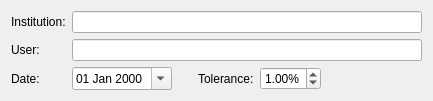
      <widget class="QWidget" name="siteDataWidget" native="true">
       <property name="sizePolicy">
        <sizepolicy hsizetype="Fixed" vsizetype="Fixed">
         <horstretch>0</horstretch>
         <verstretch>0</verstretch>
        </sizepolicy>
       </property>
       <layout class="QVBoxLayout" name="verticalLayout_9">
        <item>
         <layout class="QFormLayout" name="siteDataFL">
          <property name="fieldGrowthPolicy">
           <enum>QFormLayout::ExpandingFieldsGrow</enum>
          </property>
          <item row="0" column="0">
           <widget class="QLabel" name="institutionLabel">
            <property name="sizePolicy">
             <sizepolicy hsizetype="Expanding" vsizetype="Preferred">
              <horstretch>0</horstretch>
              <verstretch>0</verstretch>
             </sizepolicy>
            </property>
            <property name="text">
             <string>Institution:</string>
            </property>
           </widget>
          </item>
          <item row="0" column="1">
           <widget class="QLineEdit" name="institutionLE">
            <property name="sizePolicy">
             <sizepolicy hsizetype="MinimumExpanding" vsizetype="Fixed">
              <horstretch>0</horstretch>
              <verstretch>0</verstretch>
             </sizepolicy>
            </property>
            <property name="minimumSize">
             <size>
              <width>350</width>
              <height>0</height>
             </size>
            </property>
            <property name="text">
             <string/>
            </property>
            <property name="clearButtonEnabled">
             <bool>true</bool>
            </property>
           </widget>
          </item>
          <item row="1" column="0">
           <widget class="QLabel" name="userLabel">
            <property name="sizePolicy">
             <sizepolicy hsizetype="Preferred" vsizetype="Preferred">
              <horstretch>0</horstretch>
              <verstretch>0</verstretch>
             </sizepolicy>
            </property>
            <property name="text">
             <string>User:</string>
            </property>
           </widget>
          </item>
          <item row="1" column="1">
           <widget class="QLineEdit" name="userLE">
            <property name="sizePolicy">
             <sizepolicy hsizetype="MinimumExpanding" vsizetype="Fixed">
              <horstretch>0</horstretch>
              <verstretch>0</verstretch>
             </sizepolicy>
            </property>
            <property name="minimumSize">
             <size>
              <width>350</width>
              <height>0</height>
             </size>
            </property>
           </widget>
          </item>
          <item row="2" column="0">
           <widget class="QLabel" name="dateLabel">
            <property name="sizePolicy">
             <sizepolicy hsizetype="Preferred" vsizetype="Preferred">
              <horstretch>0</horstretch>
              <verstretch>0</verstretch>
             </sizepolicy>
            </property>
            <property name="text">
             <string>Date:</string>
            </property>
           </widget>
          </item>
          <item row="2" column="1">
           <layout class="QHBoxLayout" name="hlayoutDateTol">
            <property name="spacing">
             <number>6</number>
            </property>
            <item>
             <widget class="QDateEdit" name="dateDE">
              <property name="enabled">
               <bool>true</bool>
              </property>
              <property name="sizePolicy">
               <sizepolicy hsizetype="Fixed" vsizetype="Fixed">
                <horstretch>0</horstretch>
                <verstretch>0</verstretch>
               </sizepolicy>
              </property>
              <property name="minimumSize">
               <size>
                <width>100</width>
                <height>0</height>
               </size>
              </property>
              <property name="inputMethodHints">
               <set>Qt::ImhPreferNumbers</set>
              </property>
              <property name="displayFormat">
               <string>dd MMM yyyy</string>
              </property>
              <property name="calendarPopup">
               <bool>true</bool>
              </property>
             </widget>
            </item>
            <item>
             <spacer name="hSpacerDateTol">
              <property name="orientation">
               <enum>Qt::Horizontal</enum>
              </property>
              <property name="sizeType">
               <enum>QSizePolicy::Fixed</enum>
              </property>
              <property name="sizeHint" stdset="0">
               <size>
                <width>20</width>
                <height>20</height>
               </size>
              </property>
             </spacer>
            </item>
            <item>
             <layout class="QHBoxLayout" name="hLayoutTol">
              <property name="sizeConstraint">
               <enum>QLayout::SetFixedSize</enum>
              </property>
              <item>
               <widget class="QLabel" name="toleranceLabel">
                <property name="sizePolicy">
                 <sizepolicy hsizetype="Fixed" vsizetype="Preferred">
                  <horstretch>0</horstretch>
                  <verstretch>0</verstretch>
                 </sizepolicy>
                </property>
                <property name="text">
                 <string>Tolerance:</string>
                </property>
               </widget>
              </item>
              <item>
               <widget class="QDoubleSpinBox" name="toleranceDSB">
                <property name="suffix">
                 <string>%</string>
                </property>
                <property name="decimals">
                 <number>2</number>
                </property>
                <property name="minimum">
                 <double>0.500000000000000</double>
                </property>
                <property name="maximum">
                 <double>5.000000000000000</double>
                </property>
                <property name="value">
                 <double>1.000000000000000</double>
                </property>
               </widget>
              </item>
             </layout>
            </item>
           </layout>
          </item>
         </layout>
        </item>
       </layout>
      </widget>
